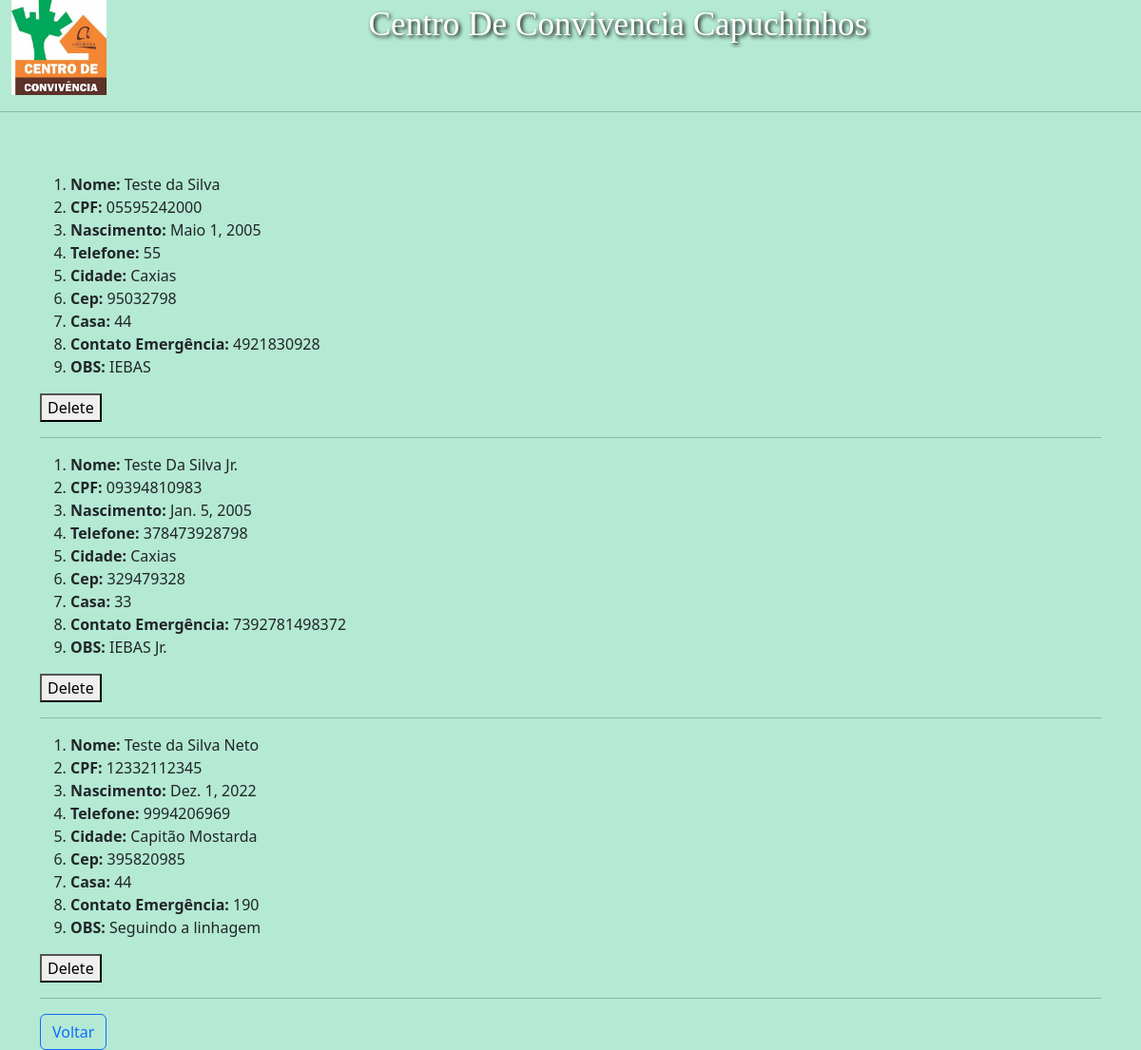
/ver_hospedes/, run on an earlier commit of the app's database.
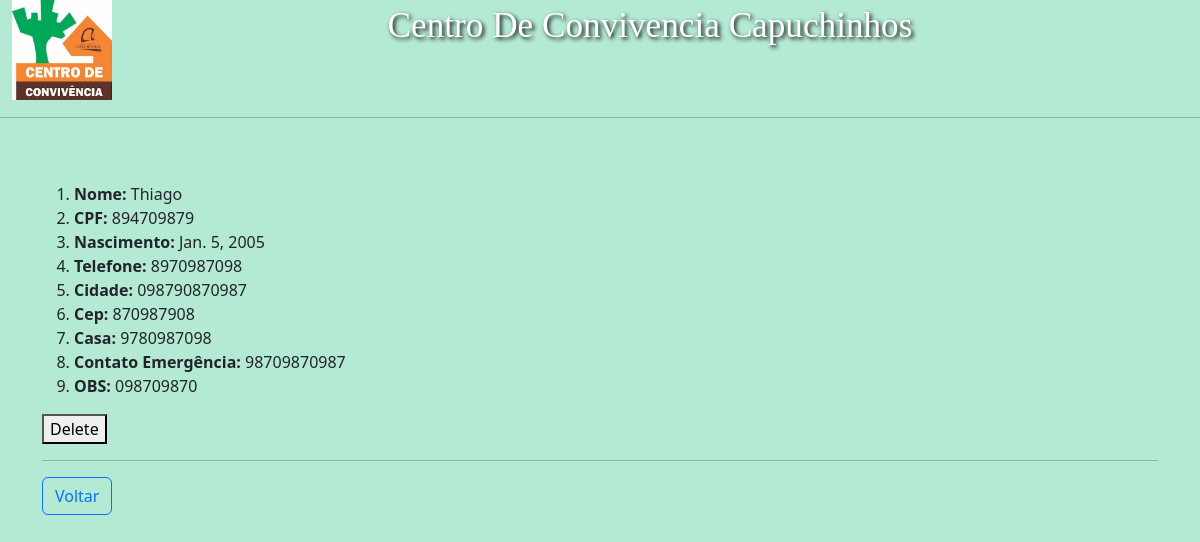
And on a later commit of the database.
### nomedaapp/models.py (models this page shows, shortened)
class People(models.Model):
    nome = models.CharField(max_length=50)
    cpf = models.CharField(max_length =12)
    Data_De_Nascimento = models.DateField(null=True, blank=True)
    numero_telefone = models.IntegerField(null=True, blank=True)
    cep = models.CharField(max_length =9)
    cidade = models.CharField(max_length =225)
    Numero_da_Casa = models.IntegerField(null=True, blank=True)
    Contato_De_Emergência = models.IntegerField(null=True, blank=True)
    Observações = models.CharField(max_length=225)

### nomedaapp/views.py (the view)
class HospedesListView (ListView):
    template_name = "VerHospedes.html"
    model = People

### templates/VerHospedes.html (shortened to what this page needs)
{% extends 'Inicial.html' %}
{% load static %}
{% block content %}
        {% for item in object_list %}
        <ol>
        <b><li></b><b>Nome: </b>{{item.nome }}</li>
        <li><b>CPF: </b>{{ item.cpf }}</li>
        <li><b>Nascimento:</b> {{ item.Data_De_Nascimento }}</li>
        <li><b>Telefone:</b> {{ item.numero_telefone }}</li>
        <li><b>Cidade: </b>{{ item.cidade }}</li>
        <li><b>Cep: </b>{{ item.cep }}</li>
        <li><b>Casa: </b>{{ item.Numero_da_Casa }}</li>
        <li><b>Contato Emergência:</b> {{ item.Contato_De_Emergência }}</li>
        <li><b>OBS: </b>{{ item.Observações }}</li>
        </ol>
        <form action='/ver_hospedes/delete/{{item.id}}' method = "post">
                <button type = "submit">Delete</button>
        </form>
        <hr color="black">
        {% endfor %}
        <div class="text-right">
                <a href="/hospedes/" class="btn btn-outline-primary">Voltar</a>
        </div>
{% endblock content %}

### templates/Inicial.html (shortened to what this page needs)
{% load static %}
<!DOCTYPE html>
<html lang="pt-br">
</html>
<head>
    <link rel="stylesheet" href="{% static 'css/styles_Inicial.css' %}"  />
    <link href="https://cdn.jsdelivr.net/npm/bootstrap@5.2.2/dist/css/bootstrap.min.css" rel="stylesheet">
    <link rel="stylesheet" href="{% static 'css/styles_hóspedes.css' %}"  />
  </head>
<body >
    <header class="cabeçalho">
        <nav >
            <div class="container-fluid">
              <a class="navbar-brand" href="">
                <a href="/" class="titulo"><img src="{% static '/image/logo.jfif' %}" width="100px" height="100px" alt="Logo"  class="d-inline-block align-text-top" align="left"></a>
              Centro De Convivencia Capuchinhos
            </a>
            </div>
          </nav>
    </header>
    <br></br>
    <hr color="black"></hr>
    <div class="container" >
    <br></br>
    {% block content %}
    {% endblock content %}
</body>

### static/css/styles_Inicial.css (style rules this page uses)
body { background-color: rgb(180, 233, 211); }
.cabeçalho { color: rgb(255, 255, 255); font-size: 220%; text-align: center; text-shadow: 2px 2px 4px #000000; font-family: 'Cherry Swash', cursive; }

### static/css/styles_hóspedes.css (style rules this page uses)
body { background-color: rgb(180, 233, 211); }
.cabeçalho { color: rgb(255, 255, 255); font-size: 220%; text-align: center; }

What changed in the data, as far as the page shows it:
removed People: nome "Teste da Silva", cpf "05595242000", Data_De_Nascimento "Maio 1, 2005", numero_telefone "55", cidade "Caxias", cep "95032798", Numero_da_Casa "44", Contato_De_Emergência "4921830928", Observações "IEBAS"
removed People: nome "Teste Da Silva Jr.", cpf "09394810983", Data_De_Nascimento "Jan. 5, 2005", numero_telefone "378473928798", cidade "Caxias", cep "329479328", Numero_da_Casa "33", Contato_De_Emergência "7392781498372", Observações "IEBAS Jr."
removed People: nome "Teste da Silva Neto", cpf "12332112345", Data_De_Nascimento "Dez. 1, 2022", numero_telefone "9994206969", cidade "Capitão Mostarda", cep "395820985", Numero_da_Casa "44", Contato_De_Emergência "190", Observações "Seguindo a linhagem"
added People: nome "Thiago", cpf "894709879", Data_De_Nascimento "Jan. 5, 2005", numero_telefone "8970987098", cidade "098790870987", cep "870987908", Numero_da_Casa "9780987098", Contato_De_Emergência "98709870987", Observações "098709870"
